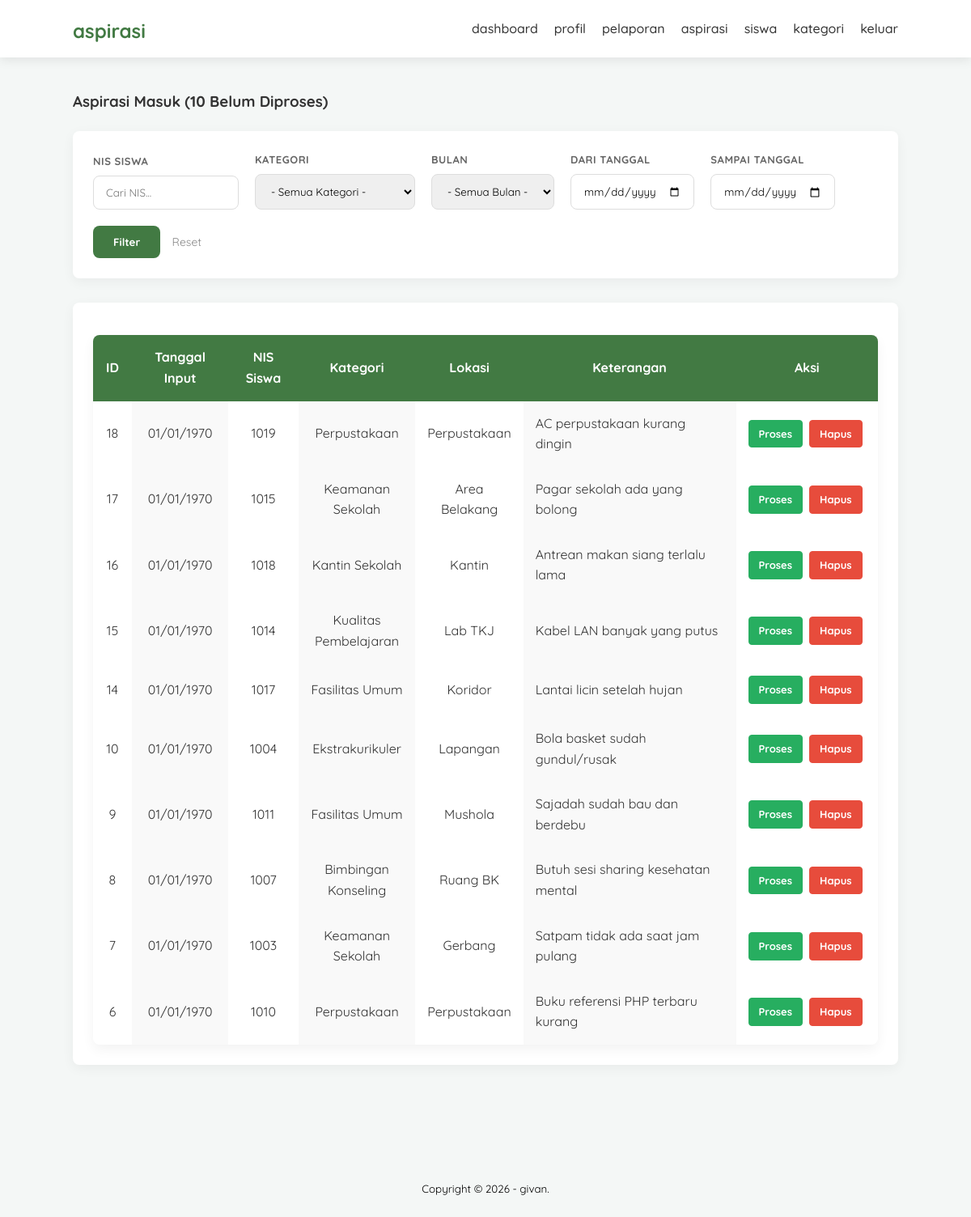
/aspirasi/pelaporan.php (signed in), run on the app's committed database.
### tables this page shows
CREATE TABLE `input_aspirasi` (
  `id_pelaporan` int(5) NOT NULL,
  `nis` int(10) NOT NULL,
  `id_kategori` int(5) NOT NULL,
  `lokasi` varchar(50) NOT NULL,
  `ket` varchar(50) NOT NULL,
  `tanggal_input` date NOT NULL DEFAULT current_timestamp()
);

CREATE TABLE `kategori` (
  `id_kategori` int(5) NOT NULL,
  `ket_kategori` varchar(30) NOT NULL
);

### aspirasi/pelaporan.php (the view, shortened to what this page needs)
<?php
    include 'db.php';
    $query_count_masuk = mysqli_query($conn, "SELECT input_aspirasi.id_pelaporan
                                          FROM input_aspirasi
                                          LEFT JOIN aspirasi ON input_aspirasi.id_pelaporan = aspirasi.id_pelaporan
                                          WHERE aspirasi.id_pelaporan IS NULL");
    $total_belum_proses = mysqli_num_rows($query_count_masuk);
    $where = " WHERE aspirasi.id_pelaporan IS NULL ";
    $query_str = "SELECT * FROM input_aspirasi
                  LEFT JOIN kategori USING (id_kategori)
                  LEFT JOIN aspirasi USING (id_pelaporan)
                  $where
                  ORDER BY id_pelaporan DESC";
    $pelaporan = mysqli_query($conn, $query_str);
?>
<!DOCTYPE html>
<html>
<head>
    <link rel="stylesheet" type="text/css" href="css/style.css">
</head>
<body>
    <header>
        <div class="container">
            <h1><a href="dashboard.php">aspirasi</a></h1>
            <ul>
                <li><a href="dashboard.php">dashboard</a></li>
                <li><a href="profil.php">profil</a></li>
                <li><a href="pelaporan.php" class="active">pelaporan</a></li>
                <li><a href="aspirasi.php">aspirasi</a></li>
                <li><a href="siswa.php">siswa</a></li>
                <li><a href="kategori.php">kategori</a></li>
                <li><a href="keluar.php">keluar</a></li>
            </ul>
        </div>
    </header>
    <div class="section">
        <div class="container">
            <h3>Aspirasi Masuk (<?php echo $total_belum_proses; ?> Belum Diproses)</h3>
            <div class="box">
                <form action="" method="GET" class="filter-form">
                    <div class="filter-group">
                        <label>NIS Siswa</label>
                        <input type="number" name="search_nis" placeholder="Cari NIS..." value="<?php echo @$_GET['search_nis'] ?>">
                    </div>
                    <div class="filter-group">
                        <label>Kategori</label>
                        <select name="filter_kat">
                            <option value="">- Semua Kategori -</option>
                        </select>
                    </div>
                    <div class="filter-group">
                        <label>Bulan</label>
                        <select name="filter_month">
                            <option value="">- Semua Bulan -</option>
                        </select>
                    </div>
                    <div class="filter-group">
                        <label>Dari Tanggal</label>
                        <input type="date" name="date_from" value="<?php echo @$_GET['date_from'] ?>">
                    </div>
                    <div class="filter-group">
                        <label>Sampai Tanggal</label>
                        <input type="date" name="date_to" value="<?php echo @$_GET['date_to'] ?>">
                    </div>
                    <div class="">
                        <button type="submit" class="btn-filter">Filter</button>
                        <a href="pelaporan.php" class="btn-reset">Reset</a>
                    </div>
                </form>
            </div>
            <div class="box">
                <table border="0" cellspacing="0" class="table">
                    <thead>
                        <tr>
                            <th width="50px">ID</th>
                            <th width="130px">Tanggal Input</th>
                            <th width="100px">NIS Siswa</th>
                            <th width="150px">Kategori</th>
                            <th width="120px">Lokasi</th>
                            <th width="400px">Keterangan</th>
                            <th width="180px">Aksi</th>
                        </tr>
                    </thead>
                    <tbody>
                        <?php
                            if(mysqli_num_rows($pelaporan) > 0){
                                while($row = mysqli_fetch_array($pelaporan)){
                        ?>
                        <tr>
                            <td><?php echo $row['id_pelaporan'] ?></td>
                            <td><?php echo date('d/m/Y', ($row['tanggal_input'])) ?></td>
                            <td><?php echo $row['nis'] ?></td>
                            <td><?php echo $row['ket_kategori'] ?></td>
                            <td><?php echo $row['lokasi'] ?></td>
                            <td><?php echo $row['ket'] ?></td>
                            <td>
                                <div class="btn-container">
                                    <a href="tambah-aspirasi-alt.php?id=<?php echo $row['id_pelaporan'] ?>" class="btn-proses">Proses</a>
                                    <a href="proses-hapus.php?pelaporan=<?php echo $row['id_pelaporan'] ?>" class="btn-hapus" onclick="return confirm('Hapus data ini?')">Hapus</a>
                                </div>
                            </td>
                        </tr>
                        <?php }} else { ?>
                            <tr>
                                <td colspan="7" align="center">Tidak ada laporan baru yang sesuai filter.</td>
                            </tr>
                        <?php } ?>
                    </tbody>
                </table>
            </div>
        </div>
    </div>
    <footer>
        <div class="container">
            <small>Copyright &copy; 2026 - givan.</small>
        </div>
    </footer>
</body>
</html>

### aspirasi/css/style.css (style rules this page uses)
:root { --primary: #427A43; --primary-light: #778873; --accent: #C0B87A; --bg-gray: #f4f7f6; --white: #ffffff; --text-dark: #333333; --text-light: #777777; --shadow: 0 4px 12px rgba(0, 0, 0, 0.08); --radius: 8px; }
* { padding: 0; margin: 0; font-family: 'Quicksand', sans-serif; box-sizing: border-box; }
body { background-color: var(--bg-gray); color: var(--text-dark); line-height: 1.6; }
a { color: inherit; text-decoration: none; transition: 0.3s; }
header { background-color: var(--white); box-shadow: var(--shadow); padding: 10px 0; position: sticky; top: 0; z-index: 1000; }
header .container { display: flex; justify-content: space-between; align-items: center; }
header h1 a { color: var(--primary); font-size: 24px; font-weight: 700; }
header ul { list-style: none; display: flex; gap: 20px; }
header ul li a { padding: 10px 0; font-weight: 500; color: var(--text-dark); }
.container { width: 85%; max-width: 1200px; margin: 0 auto; }
.container h3 { margin-bottom: 2%; }
.section { padding: 40px 0; }
.box { background-color: var(--white); border-radius: var(--radius); padding: 25px; box-shadow: 0 4px 15px rgba(0,0,0,0.05); margin-bottom: 30px; }
.table { min-width: 900px; border-collapse: separate; border-spacing: 0; margin-top: 15px; overflow: hidden; border-radius: var(--radius); box-shadow: 0 6px 15px rgba(0,0,0,0.05); background-color: transparent; }
.table thead { background-color: var(--primary); color: var(--white); }
.table th, .table td { padding: 15px; text-align: center; border: none; }
.table td:nth-child(6) { padding: 15px; text-align: left; border: none; }
.table tbody td:nth-child(even) { background-color: #f9f9f9; }
.filter-form { display: flex; align-items: flex-end; gap: 20px; flex-wrap: wrap; }
.filter-group { display: flex; flex-direction: column; gap: 8px; }
.filter-group label { font-size: 13px; font-weight: bold; color: #666; text-transform: uppercase; letter-spacing: 0.5px; }
.filter-group input, .filter-group select { padding: 12px 15px; border: 1px solid #ddd; border-radius: 8px; font-family: 'Quicksand', sans-serif; min-width: 120px; outline: none; transition: border-color 0.3s; }
.btn-filter { background-color: #427A43; color: white; border: none; padding: 12px 25px; border-radius: 8px; font-weight: bold; cursor: pointer; transition: background 0.3s; }
.btn-reset { text-decoration: none; font-size: 14px; color: #888; margin-left: 10px; }
.btn-container { display: flex; gap: 8px; }
.btn-proses, .btn-hapus, .btn-edit { padding: 6px 12px; border-radius: 4px; text-decoration: none; font-size: 13px; font-weight: bold; display: inline-block; transition: 0.3s; }
.btn-proses { background-color: #27ae60; color: white; border: 1px solid #27ae60; }
.btn-hapus { background-color: #e74c3c; color: white; border: 1px solid #e74c3c; }
footer { color: #000000; text-align: center; padding: 40px 0; margin: 30px; }

### data on the page
input_aspirasi: id_pelaporan "18", tanggal_input "01/01/1970", nis "1019", id_kategori.ket_kategori "Perpustakaan", lokasi "Perpustakaan", ket "AC perpustakaan kurang dingin"
input_aspirasi: id_pelaporan "17", tanggal_input "01/01/1970", nis "1015", id_kategori.ket_kategori "Keamanan Sekolah", lokasi "Area Belakang", ket "Pagar sekolah ada yang bolong"
input_aspirasi: id_pelaporan "16", tanggal_input "01/01/1970", nis "1018", id_kategori.ket_kategori "Kantin Sekolah", lokasi "Kantin", ket "Antrean makan siang terlalu lama"
input_aspirasi: id_pelaporan "15", tanggal_input "01/01/1970", nis "1014", id_kategori.ket_kategori "Kualitas Pembelajaran", lokasi "Lab TKJ", ket "Kabel LAN banyak yang putus"
input_aspirasi: id_pelaporan "14", tanggal_input "01/01/1970", nis "1017", id_kategori.ket_kategori "Fasilitas Umum", lokasi "Koridor", ket "Lantai licin setelah hujan"
input_aspirasi: id_pelaporan "10", tanggal_input "01/01/1970", nis "1004", id_kategori.ket_kategori "Ekstrakurikuler", lokasi "Lapangan", ket "Bola basket sudah gundul/rusak"
input_aspirasi: id_pelaporan "9", tanggal_input "01/01/1970", nis "1011", id_kategori.ket_kategori "Fasilitas Umum", lokasi "Mushola", ket "Sajadah sudah bau dan berdebu"
input_aspirasi: id_pelaporan "8", tanggal_input "01/01/1970", nis "1007", id_kategori.ket_kategori "Bimbingan Konseling", lokasi "Ruang BK", ket "Butuh sesi sharing kesehatan mental"
input_aspirasi: id_pelaporan "7", tanggal_input "01/01/1970", nis "1003", id_kategori.ket_kategori "Keamanan Sekolah", lokasi "Gerbang", ket "Satpam tidak ada saat jam pulang"
input_aspirasi: id_pelaporan "6", tanggal_input "01/01/1970", nis "1010", id_kategori.ket_kategori "Perpustakaan", lokasi "Perpustakaan", ket "Buku referensi PHP terbaru kurang"

### other printed values
$total_belum_proses "10"
